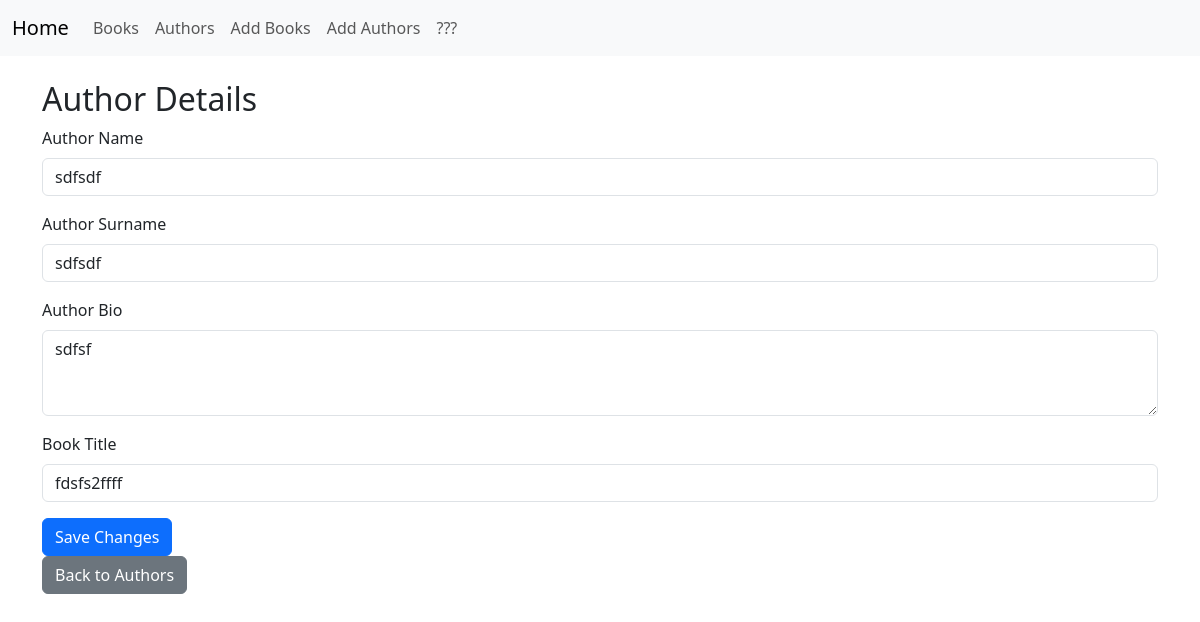
Page /authors/3 on the committed database.
### app/models.py (models this page shows, shortened)
class Author(db.Model):
    id = db.Column(db.Integer, primary_key=True)
    name = db.Column(db.String(100), nullable=False)
    surname = db.Column(db.String(100), nullable=False)
    bio = db.Column(db.Text)

class Book(db.Model):
    id = db.Column(db.Integer, primary_key=True)
    title = db.Column(db.String(100), unique=True, nullable=False)
    description = db.Column(db.Text)
    status_id = db.Column(db.Integer, db.ForeignKey('status.id'))
    authors = db.relationship('Author', secondary=book_authors, backref=db.backref('books', lazy='dynamic'))
    status = db.relationship('Status', backref='book_status', lazy=True)

### app/routes.py (the view, shortened to what this page needs)
@app.route('/authors/<int:author_id>', methods=['GET', 'POST'])
def authors_details(author_id):
    author = Author.query.get(author_id)
    return render_template('author_details.html', author=author)

### app/templates/author_details.html (shortened to what this page needs)
{% extends "index.html" %}
{% block content %}
    <h2>Author Details</h2>
    <form method="POST">
        <div class="mb-3">
            <label for="name" class="form-label">Author Name</label>
            <input type="text" class="form-control" id="name" name="name" value="{{ author.name }}" required>
        </div>
        <div class="mb-3">
            <label for="surname" class="form-label">Author Surname</label>
            <input type="text" class="form-control" id="surname" name="surname" value="{{ author.surname }}" required>
        </div>
        <div class="mb-3">
            <label for="bio" class="form-label">Author Bio</label>
            <textarea class="form-control" id="bio" name="bio" rows="3" required>{{ author.bio }}</textarea>
        </div>
        {% for book in author.books %}
            <div class="mb-3">
                <label for="book_title{{ loop.index }}" class="form-label">Book Title</label>
                <input type="text" class="form-control" id="book_title{{ loop.index }}" name="book_title{{ loop.index }}" value="{{ book.title }}" required>
            </div>
        {% endfor %}
        <button type="submit" class="btn btn-primary">Save Changes</button>
    </form>
    <a href="{{ url_for('authors') }}" class="btn btn-secondary">Back to Authors</a>
{% endblock %}

### rows in the picture
Author: name "sdfsdf", surname "sdfsdf", bio "sdfsf"
Book: title "fdsfs2ffff"
